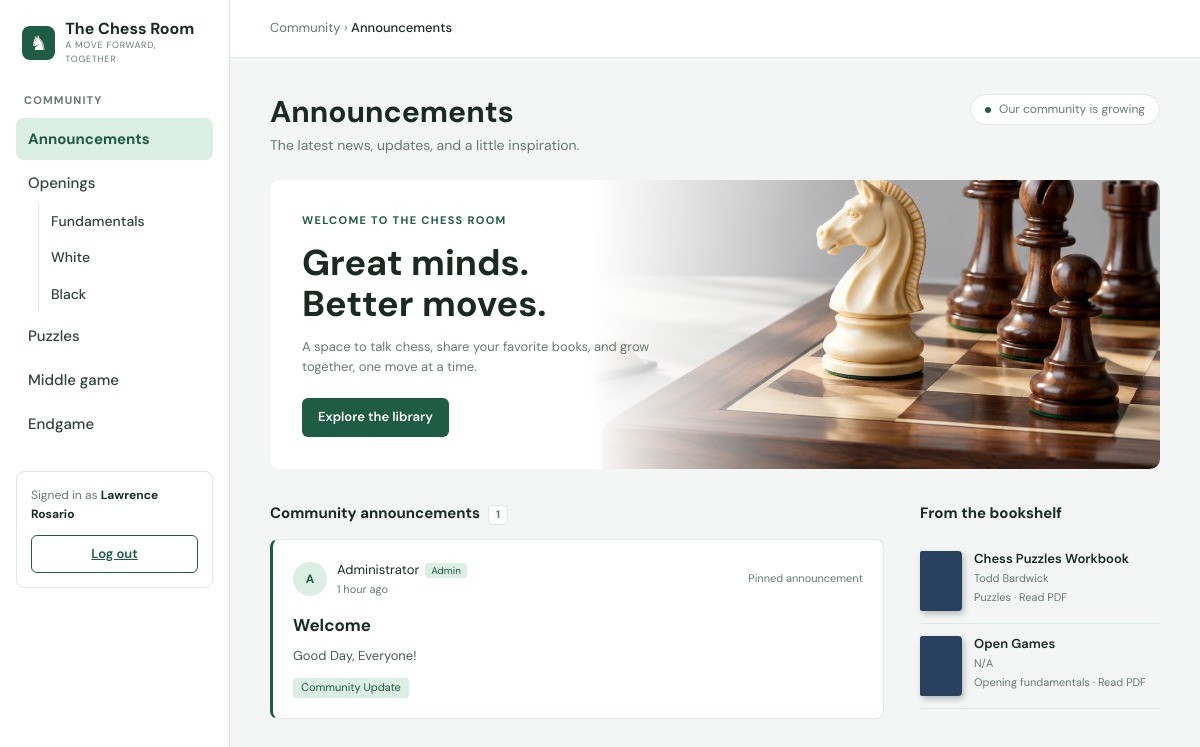
Screenshot of /pages/main_page.php (signed in) with the database file from the repository.
### tables this page shows
CREATE TABLE `announcements` (
  `id` int(11) NOT NULL,
  `title` varchar(255) NOT NULL,
  `body` text NOT NULL,
  `tag` varchar(60) NOT NULL DEFAULT '',
  `pinned` tinyint(1) NOT NULL DEFAULT 0,
  `author_name` varchar(255) NOT NULL DEFAULT '',
  `created_by` int(11) DEFAULT NULL,
  `created_at` timestamp NOT NULL DEFAULT current_timestamp()
);

CREATE TABLE `books` (
  `id` int(11) NOT NULL,
  `category` varchar(50) NOT NULL,
  `section` varchar(100) NOT NULL DEFAULT 'General',
  `title` varchar(255) NOT NULL,
  `author` varchar(255) NOT NULL DEFAULT '',
  `level` varchar(100) NOT NULL DEFAULT '',
  `topic` varchar(255) NOT NULL DEFAULT '',
  `color` varchar(20) NOT NULL DEFAULT '#7a2e2e',
  `width` int(11) NOT NULL DEFAULT 52,
  `height` int(11) NOT NULL DEFAULT 184,
  `created_by` int(11) DEFAULT NULL,
  `created_at` timestamp NOT NULL DEFAULT current_timestamp(),
  `file` varchar(255) DEFAULT NULL,
  `original_name` varchar(255) NOT NULL DEFAULT ''
);

### backend/books_repo.php (called while the page is built, shortened)
<?php
function all_books(mysqli $conn): array
{
    $rows = [];
    $result = $conn->query(
        'SELECT id, category, title, author, color, file
         FROM books
         ORDER BY id DESC'
    );
    if ($result) {
        while ($row = $result->fetch_assoc()) {
            $rows[] = $row;
        }
    }
    return $rows;
}
function category_label(string $key): string
{
    $map = [
        'fundamentals' => 'Opening fundamentals',
        'white'        => 'Openings for White',
        'black'        => 'Openings for Black',
        'puzzles'      => 'Puzzles',
        'middle-game'  => 'Middle game',
        'endgame'      => 'Endgame',
    ];
    return $map[$key] ?? ucfirst(str_replace('-', ' ', $key));
}

### pages/main_page.php (the view, shortened to what this page needs)
<?php
require_once __DIR__ . '/../backend/announcements_repo.php';
require_once __DIR__ . '/../backend/books_repo.php';
$role = $_SESSION['role'] ?? 'guest';
$isAdmin = $role === 'admin';
$announcements = announcements_all($conn);
$shelfBooks = all_books($conn);
?>
<!doctype html>
<html lang="en">
<head>
    <link rel="stylesheet" href="../assets/css/shelf.css">
</head>
<body data-role="<?= htmlspecialchars($role) ?>" data-announcements-api="../backend/announcements.php">
    <div class="app">
        <nav class="side-nav" aria-label="Main">
            <a class="logo" href="main_page.php"><i>&#9822;</i>
            <span><b>The Chess Room</b><small>A move forward, together</small></span></a>
            <h4>Community</h4>
            <a class="nav" href="main_page.php" aria-current="page">Announcements</a>
            <div class="group">Openings</div>
            <div class="sub">
                <a class="nav" href="opening/fundamentals.php">Fundamentals</a>
                <a class="nav" href="opening/white.php">White</a>
                <a class="nav" href="opening/black.php">Black</a>
            </div>
            <a class="nav" href="puzzles.php">Puzzles</a>
            <a class="nav" href="middle-game.php">Middle game</a>
            <a class="nav" href="endgame.php">Endgame</a>
            <?php if (isset($_SESSION['user_id'])): ?>
            <div class="side-account">
                <small>Signed in as <b><?= htmlspecialchars($_SESSION['user_name'] ?: 'Member') ?></b></small>
                <a class="logout-btn" href="../backend/logout.php">Log out</a>
            </div>
            <?php endif; ?>
        </nav>
        <div class="main">
            <div class="crumbs">Community &rsaquo; <b>Announcements</b></div>
            <div class="content">
                <div class="heading">
                    <div>
                        <h1>Announcements</h1>
                        <p>The latest news, updates, and a little inspiration.</p>
                    </div>
                    <?php if ($isAdmin): ?>
                    <button class="btn add-book-btn" type="button" data-add-announcement>New announcement</button>
                    <?php else: ?>
                    <span class="pill">Our community is growing</span>
                    <?php endif; ?>
                </div>
                <section class="hero" aria-labelledby="hh">
                    <div class="hero-copy">
                        <div class="eyebrow">WELCOME TO THE CHESS ROOM</div>
                        <h2 id="hh">Great minds.<br>Better moves.</h2>
                        <p>A space to talk chess, share your favorite books, and grow together, one move at a time.</p>
                        <a class="btn" href="#bookshelf">Explore the library</a>
                    </div>
                </section>
                <div class="cols">
                    <section>
                        <h2>Community announcements<span class="n"><?= count($announcements) ?></span></h2>
                        <?php render_announcements($announcements, $isAdmin); ?>
                    </section>
                    <aside class="shelf-side" id="bookshelf">
                        <h2>From the bookshelf
                        </h2>
                        <?php if ($shelfBooks): ?>
                        <div class="shelf-list" data-shelf-list>
                            <?php foreach ($shelfBooks as $i => $b):
                                $hasFile = !empty($b['file']);
                                $fileUrl = $hasFile ? '../uploads/books/' . rawurlencode($b['file']) : '';
                                $title = htmlspecialchars($b['title'], ENT_QUOTES);
                            ?>
                            <button class="row<?= $i >= 4 ? ' shelf-extra' : '' ?><?= $hasFile ? '' : ' is-empty' ?>"
                                type="button"<?= $hasFile ? ' data-file="' . htmlspecialchars($fileUrl, ENT_QUOTES) . '" data-title="' . $title . '"' : ' disabled' ?>>
                                <span class="mini" style="background:<?= htmlspecialchars($b['color'], ENT_QUOTES) ?>"></span>
                                <span class="shelf-info">
                                    <span class="shelf-title"><?= htmlspecialchars($b['title']) ?></span>
                                    <span class="shelf-author"><?= htmlspecialchars($b['author']) ?></span>
                                    <span class="shelf-meta"><?= htmlspecialchars(category_label($b['category'])) ?> &middot; <?= $hasFile ? 'Read PDF' : 'No PDF yet' ?></span>
                                </span>
                            </button>
                            <?php endforeach; ?>
                        </div>
                        <?php else: ?>
                        <p class="shelf-empty">No books yet.</p>
                        <?php endif; ?>
                    </aside>
                </div>
            </div>
        </div>
    </div>
</body>
</html>

### backend/announcements_repo.php (shortened to what this page needs)
<?php
function announcements_all(mysqli $conn): array
{
    $rows = [];
    $res = $conn->query(
        'SELECT id, title, body, tag, pinned, author_name, UNIX_TIMESTAMP(created_at) AS ts
         FROM announcements
         ORDER BY pinned DESC, created_at DESC'
    );
    if ($res) {
        while ($row = $res->fetch_assoc()) {
            $rows[] = $row;
        }
    }
    return $rows;
}
function relative_time(int $ts): string
{
    $diff = time() - $ts;
    if ($diff < 86400) {
        $h = (int) floor($diff / 3600);
        return $h === 1 ? '1 hour ago' : $h . ' hours ago';
    }
    return date('M j, Y', (int) $ts);
}
function announce_initials(string $name): string
{
    $parts = preg_split('/\s+/', trim($name)) ?: [];
    $initials = '';
    foreach ($parts as $part) {
        if ($part !== '') {
            $initials .= strtoupper(substr($part, 0, 1));
        }
    }
    return $initials !== '' ? $initials : 'A';
}
function render_announcements(array $items, bool $isAdmin): void
{
    foreach ($items as $a) {
        $author = $a['author_name'] !== '' ? $a['author_name'] : 'Administrator';
        $tag    = trim($a['tag']);
        $pinned = !empty($a['pinned']);
        echo '<article class="post' . ($pinned ? ' is-pinned' : '') . '">';
        echo '<div class="who"><span class="av">' . htmlspecialchars(announce_initials($author)) . '</span>'
            . '<span>' . htmlspecialchars($author) . '<span class="badge">Admin</span>'
            . '<small>' . htmlspecialchars(relative_time((int) $a['ts'])) . '</small></span>'
            . ($pinned ? '<span class="pinned">Pinned announcement</span>' : '')
            . '</div>';
        echo '<h3>' . htmlspecialchars($a['title']) . '</h3>';
        echo '<p>' . nl2br(htmlspecialchars($a['body'])) . '</p>';
        if ($tag !== '') {
            echo '<span class="tag">' . htmlspecialchars($tag) . '</span>';
        }
        echo '</article>';
    }
}

### rows the page displays
announcements: author_name "A", author_name "Administrator", ts "1 hour ago", pinned "Pinned announcement", title "Welcome", body "Good Day, Everyone!", tag "Community Update"
books: title "Chess Puzzles Workbook", author "Todd Bardwick", category "Puzzles", shows "Read PDF"
books: title "Open Games", author "N/A", category "Opening fundamentals", shows "Read PDF"

### other values shown
$_SESSION['user_name'] ?: 'Member' "Lawrence Rosario"
count($announcements) "1"
